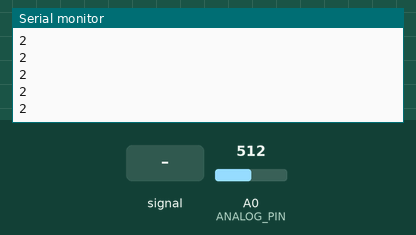
Bench run of a sketch on a simulated Arduino Uno, built with avr-gcc and run on an emulated ATmega328P. Parts: the last lines printed to the serial monitor. The inputs (shaded band) are chosen by the test bench; at power-on: A0 (ANALOG_PIN) = 512.

Above: at 1.2 s.
1.3 s: A0 (ANALOG_PIN) fed a 200 Hz sine of ±81 counts around its level
At 1.59 s:
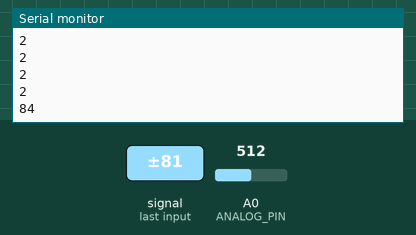
2.8 s: A0 (ANALOG_PIN) set to 716
At 3.02 s:
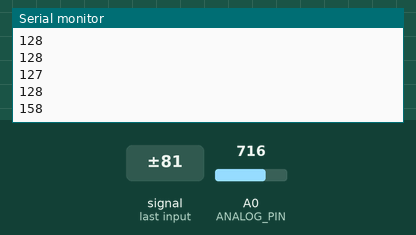
4.3 s: A0 (ANALOG_PIN) set to 900
At 4.44 s:
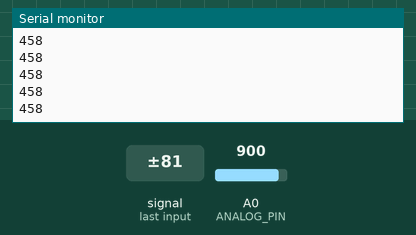
Timing chart, 0 to 7.3 s (numbered marks = the images above; inputs shaded):
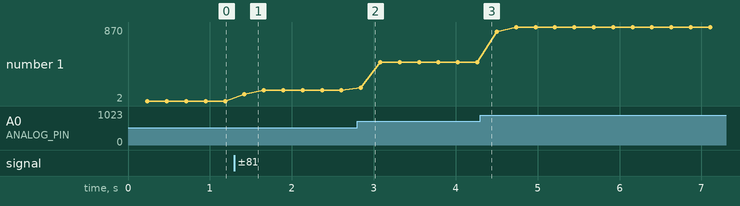

Measured:
- after the input at 1.3 s, the serial monitor: prints a new line after 0.12 s (image 1)
- after the input at 2.8 s, the serial monitor: prints a new line at once (image 2)
- plotted number 1: 2 → 128 after the input at 1.3 s, 128 → 458 after the input at 2.8 s, 458 → 870 after the input at 4.3 s

The sketch:

ajuste-sensor.ino
```cpp
// Bibliotecas
#include <math.h>


// Macros
#define ANALOG_PIN A0
#define S_RATE 500
#define S_DELAY 300


// Variáveis
int read_values[S_RATE];
char text[10];


// Inicialização
void setup()
{
	// Inicia a comunicação serial
	Serial.begin(9600);
}


// Loop principal
void loop()
{
	// Leitura das amostras
	for (int i = 0; i < S_RATE; i++)
	{
		read_values[i] = analogRead(ANALOG_PIN);
		delayMicroseconds(S_DELAY);
	}

	// Calcula o valor RMS
	double value, rms = 0;
	for (int i = 0; i < S_RATE; i++)
	{
		// O valor 1144 abaixo é um multiplicador que deve ser ajustado pelo usuário
		value = ((double) read_values[i] - 511 ) * 1144 / 511;
		rms += value * value;
	}

	rms = sqrt(rms/S_RATE);

	// Mostra o Valor RMS
	Serial.println((int) rms);
}
```
